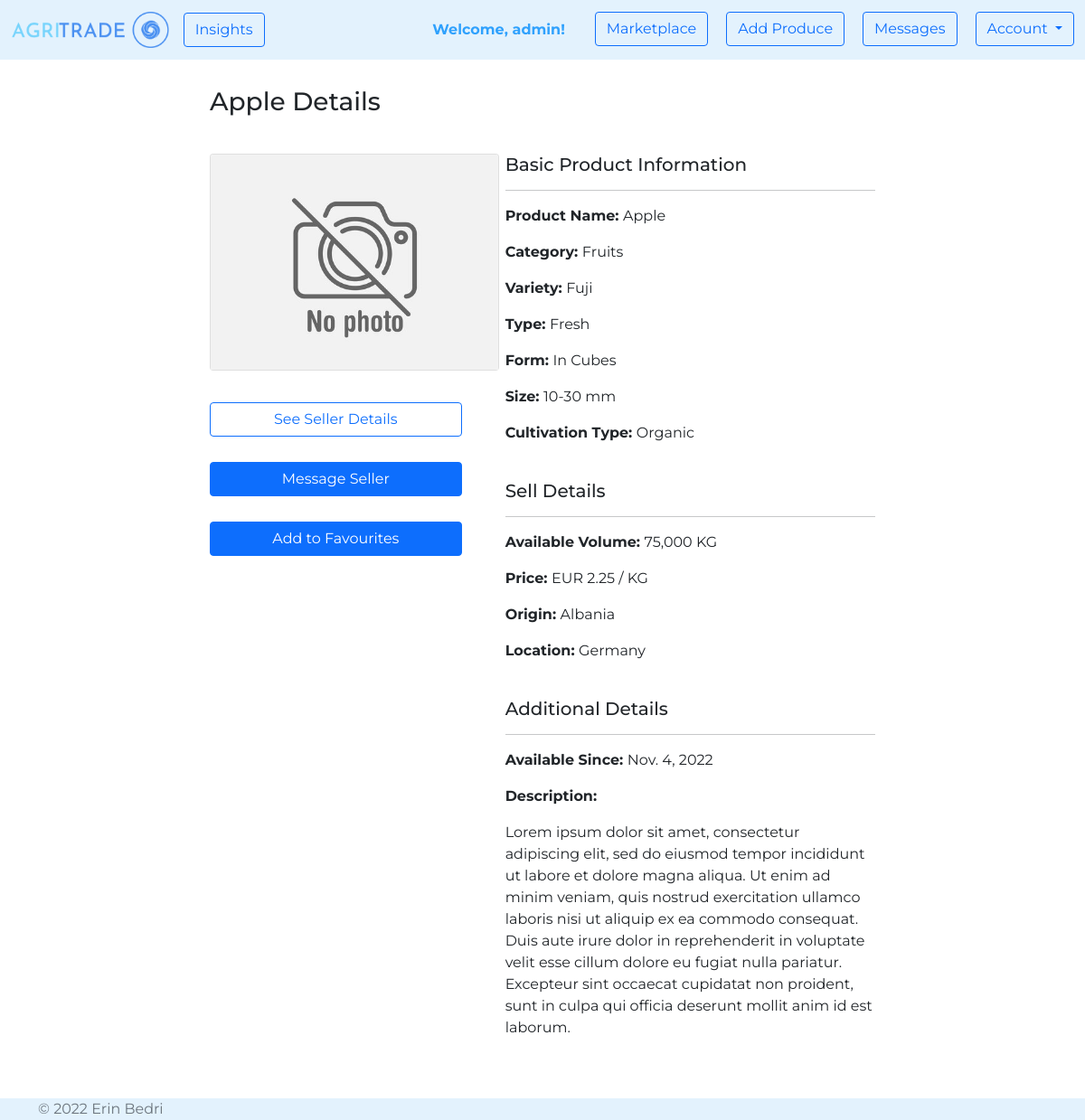
Page /marketplace/product-details/6 (signed in) on the committed database.
### agri_trade/marketplace/models.py (models this page shows, shortened)
class Product(models.Model):
    PRODUCT_CATEGORY = [
        ('Cereals', 'Cereals'),
        ('Pulses', 'Pulses'),
        ('Nuts', 'Nuts'),
        ('Oilseeds', 'Oilseeds'),
        ('Sugar and starch', 'Sugar and starch'),
        ('Fiber Crops', 'Fiber Crops'),
        ('Beverages', 'Beverages'),
        ('Narcotics', 'Narcotics'),
        ('Spices', 'Spices'),
        ('Forages', 'Forages'),
        ('Vegetables', 'Vegetables'),
        ('Fruits', 'Fruits'),
    ]
    PRODUCT_TYPE_MAX_LEN = max([len(product_type[1]) for product_type in PRODUCT_CATEGORY])
    CULTIVATION_TYPES = [
        ('Organic', 'Organic'),
        ('Conventional', 'Conventional'),
        ('In Conversion', 'In Conversion'),
    ]
    CULTIVATION_TYPE_MAX_LEN = max([len(cultivation_type[1]) for cultivation_type in CULTIVATION_TYPES])
    NAME_MAX_LEN = 20
    VARIETY_MAX_LEN = 25
    TYPE_MAX_LEN = 25
    FORM_MAX_LEN = 25
    SIZE_MAX_LEN = 25
    AVAILABLE_VOLUME_MIN_VALUE = 0
    AVAILABLE_VOLUME_MAX_VALUE = 1000000
    PRICE_MIN_VALUE = 0
    DESCRIPTION_MAX_LEN = 500
    owner = models.ForeignKey(
        UserModel,
        on_delete=CASCADE)
    name = models.CharField(
        max_length=NAME_MAX_LEN,
    )
    category = models.CharField(
        max_length=PRODUCT_TYPE_MAX_LEN,
        choices=PRODUCT_CATEGORY,
    )
    variety = models.CharField(
        max_length=VARIETY_MAX_LEN,
        blank=True,
        null=True,
    )
    type = models.CharField(
        max_length=TYPE_MAX_LEN,
        blank=True,
        null=True,
    )
    form = models.CharField(
        max_length=FORM_MAX_LEN,
        blank=True,
        null=True,
    )
    size = models.CharField(
        max_length=SIZE_MAX_LEN,
        blank=True,
        null=True,
    )
    cultivation_type = models.CharField(
        max_length=CULTIVATION_TYPE_MAX_LEN,
        choices=CULTIVATION_TYPES,
    )
    available_volume = models.IntegerField(
        validators=[
            MinValueValidator(AVAILABLE_VOLUME_MIN_VALUE),
            MaxValueValidator(AVAILABLE_VOLUME_MAX_VALUE),
        ]
    )
    price = models.FloatField(
        validators=[
            MinValueValidator(PRICE_MIN_VALUE),
        ]
    )
    description = models.TextField(
        max_length=DESCRIPTION_MAX_LEN,
        blank=True,
        null=True,
    )
    origin = CountryField(
    )
    location = CountryField(
    )
    image = models.ImageField(
        null=True,
        blank=True,
        upload_to='produces',
        validators=(
            file_size,
        )
    )
    created_on = models.DateTimeField(
        auto_now_add=True
    )
    edited_on = models.DateTimeField(
        auto_now=True
    )

### agri_trade/marketplace/views.py (the view)
# urls.py: path('product-details/<int:pk>', views.product_details, name='product details'),
@login_required
def product_details(request, pk):
    product = get_object_or_404(Product, pk=pk)
    user_company = get_object_or_404(Company, pk=request.user.id)
    is_in_favourites = False
    if user_company.favourites.filter(id=product.id).exists():
        is_in_favourites = True
    context = {
        'product': product,
        'is_in_favourites': is_in_favourites,
    }
    return render(request, 'marketplace/product_details.html', context)

### agri_trade/accounts/models.py (called while the page is built)
    def __str__(self):
        return self.name

### agri_trade/marketplace/templates/marketplace/product_details.html (shortened to what this page needs)
{% extends 'web/base.html' %}
{% load static %}
{% load humanize %}
{% block content %}
    <div class="container" style="margin-top: 30px; margin-bottom: 50px">
        <div class="row justify-content-md-center">
            <div class="col-md-8">
                <h3>{{ product.name }} Details</h3>
                <div class="row gx-5" style="margin-top: 10px">
                    <div class="col-md-5">
                        <div class="card" style="width: 20rem; margin-top: 30px">
                            {% if product.image %}
                                <img src="{{ product.image.url }}" class="card-img-top" alt="{{ product.name }}">
                            {% else %}
                                <img src="{% static 'img/no_photo.jpg' %}" class="card-img-top"
                                     alt="{{ product.name }}">
                            {% endif %}
                        </div>
                        <div class="d-grid gap-2" style="margin-top: 15px">
                            {% if request.user.is_authenticated and request.user != product.owner %}
                                <button type="button" class="btn btn-outline-primary" style="margin-top: 20px"
                                        data-bs-toggle="collapse" data-bs-target="#contactSeller">See Seller Details
                                </button>
                                <a class="btn btn-primary" style="margin-top: 20px"
                                   href="{% url 'user_messages:send message' product.id %}"
                                   role="button">Message Seller</a>
                                    <form class="d-grid gap-2" method="POST" action="{% url 'marketplace:add to favourites' product.id %}">
                                        {% if is_in_favourites %}
                                            <a class="btn btn-danger" style="margin-top: 20px"
                                               href="{% url 'marketplace:add to favourites' product.id %}"
                                               role="button">Remove from Favourites</a>
                                        {% else %}
                                            <a class="btn btn-primary" style="margin-top: 20px"
                                               href="{% url 'marketplace:add to favourites' product.id %}"
                                               role="button">Add to Favourites</a>
                                        {% endif %}
                                    </form>
                            {% endif %}
                        </div>
                    </div>
                    <div class="col">
                        <div style="margin-top: 30px">
                            <h5 style="margin-bottom: 15px">Basic Product Information</h5>
                            <hr>
                            <p><b>Product Name: </b>{{ product.name }}</p>
                            <p><b>Category: </b>{{ product.category }}</p>
                            <p><b>Variety: </b>{% if product.variety %}{{ product.variety }}{% endif %}</p>
                            <p><b>Type: </b>{% if product.type %}{{ product.type }}{% endif %}</p>
                            <p><b>Form: </b>{% if product.form %}{{ product.form }}{% endif %}</p>
                            <p><b>Size: </b>{% if product.size %}{{ product.size }}{% endif %}</p>
                            <p><b>Cultivation Type: </b>{{ product.cultivation_type }}</p>
                            <h5 style="margin-top: 40px; margin-bottom: 15px">Sell Details</h5>
                            <hr>
                            <p><b>Available Volume: </b>{{ product.available_volume|intcomma }} KG</p>
                            <p><b>Price: </b>EUR {{ product.price|floatformat:2 }} / KG</p>
                            <p><b>Origin: </b>{{ product.origin.name }}</p>
                            <p><b>Location: </b>{{ product.location.name }}</p>
                            <h5 style="margin-top: 40px; margin-bottom: 15px">Additional Details</h5>
                            <hr>
                            <p><b>Available Since: </b>{{ product.created_on|date }}</p>
                            <p><b>Description: </b>
                                {% if product.description %}
                                    {{ product.description|linebreaks }}
                                {% endif %}</p>
                        </div>
                    </div>
                </div>
            </div>
        </div>
    </div>
{% endblock %}

### agri_trade/web/templates/web/navigation.html (shortened to what this page needs)
{% load static %}
<nav class="navbar navbar-expand-lg navbar-light" style="background-color: #e3f2fd;">
    <div class="container-fluid">
        <a class="navbar-brand" href="{% url 'web:homepage' %}">
            <img src="{% static 'img/logo.png' %}" alt="logo" style="height: 40px">
        </a>
        <ul class="navbar-nav">
            <li class="nav-item">
                <a class="btn btn-outline-primary" href="{% url 'posts:show posts' %}">Insights</a>
            </li>
        </ul>
        <div class="collapse navbar-collapse" id="navbarNavDropdown">
            <ul class="navbar-nav ms-auto">
                {% if request.user.is_authenticated %}
                    <li class="nav-item"style="margin-right: 25px">
                        <b><a class="nav-link disabled" href="#"
                              style="color: #2fa1fd">Welcome, {{ request.user.username }}!</a></b>
                    </li>
                    <li class="nav-item" style="padding-right: 20px">
                        <a class="btn btn-outline-primary" href="{% url 'marketplace:marketplace' %}">Marketplace</a>
                    </li>
                    <li class="nav-item" style="padding-right: 20px">
                        <a class="btn btn-outline-primary" href="{% url 'marketplace:add product' %}">Add Produce</a>
                    </li>
                    <li class="nav-item" style="padding-right: 20px">
                        <button type="button" class="btn btn-outline-primary position-relative"
                                onclick="location.href = '{% url 'user_messages:messages' %}';">
                            Messages
                        </button>
                    </li>
                    <div class="dropdown">
                        <button class="btn btn-outline-primary dropdown-toggle" type="button" id="dropdownMenuButton1"
                                data-bs-toggle="dropdown" aria-expanded="false">
                            Account
                        </button>
                    </div>
                {% endif %}
            </ul>
        </div>
    </div>
</nav>

### static/css/style.css (style rules this page uses)
body { font-family: 'Montserrat', sans-serif !important; }

### rows in the picture
Product: name "Apple", category "Fruits", variety "Fuji", type "Fresh", form "In Cubes", size "10-30 mm", cultivation_type "Organic", available_volume "75,000", price "2.25", origin.name "Albania", location.name "Germany", created_on "Nov. 4, 2022", description "Lorem ipsum dolor sit amet, consectetur adipiscing elit, sed do eiusmod tempor incididunt ut labore et dolore magna aliqua. Ut enim ad minim veniam, quis nostrud exercitation ullamco laboris nisi ut aliquip ex ea commodo consequat. Duis aute irure dolor in reprehenderit in voluptate velit esse cillum dolore eu fugiat nulla pariatur. Excepteur sint occaecat cupidatat non proident, sunt in culpa qui officia deserunt mollit anim id est laborum."

### other values in the picture
{{ request.user.username }} "admin"
